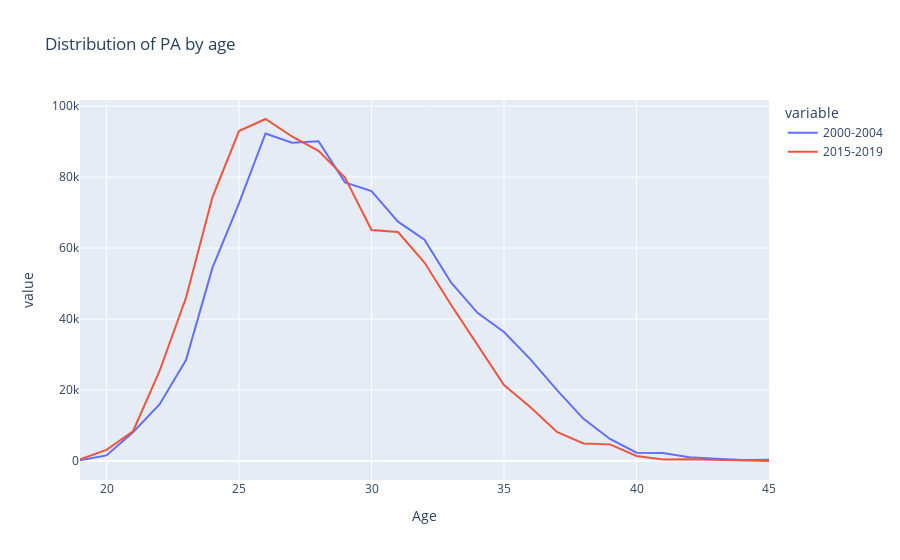
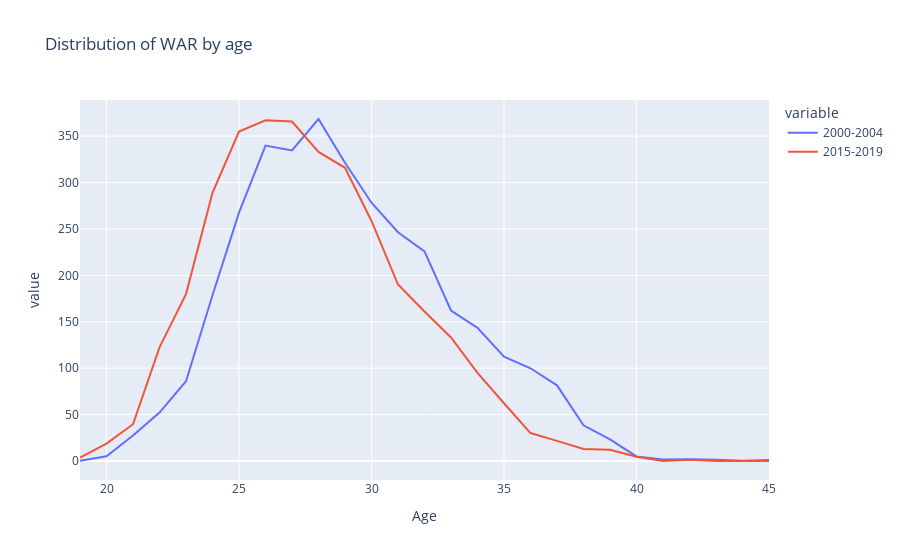

These figures' notebook cell, in order:
### Markdown cell above
OK, no surprises there: most of the playing time goes to players between 24-32, peaking around 26-27, with tails into the teens and forties.

Where it gets interesting is when we overlay age curves from two different eras, to see how things have changed.  Looking back at the mean age curves from last section, we can see that the aging trend peaked in the early 2000s (let's say 2000-04), so let's compare that to the most recent 5 years:

### Code cell
# Generate an age distribution curve over a specific range of years
def get_age_curve_from_years(data, stat, year_start, year_end):
    data_yrs = data[data['Season'].isin(range(year_start,year_end+1))]
    return get_age_curve(data_yrs, stat).rename(columns={stat:f'{year_start}-{year_end}'})

# Compare the distribution curves (for PA and WAR) from the early 2000s to the late 2010s
age_curves = {}
for stat in ['PA', 'WAR']:
    ranges = [(2000, 2004), (2015, 2019)]
    age_curves[stat] = [get_age_curve_from_years(batting, stat, yr_start, yr_end) for (yr_start, yr_end) in ranges]
    px.line(pd.concat(age_curves[stat], axis=1).fillna(0), title=f'Distribution of {stat} by age').show()

### Figure 1 — Plotly figure (JSON) as saved in the notebook; plotly's stock layout.template omitted (floating-point values rounded to 4 significant figures)
{"data": [{"hovertemplate": "variable=2000-2004<br>Age=%{x}<br>value=%{y}<extra></extra>", "legendgroup": "2000-2004", "line": {"color": "#636efa", "dash": "solid"}, "mode": "lines", "name": "2000-2004", "orientation": "v", "showlegend": true, "type": "scatter", "x": [19, 20, 21, 22, 23, 24, 25, 26, 27, 28, 29, 30, 31, 32, 33, 34, 35, 36, 37, 38, 39, 40, 41, 42, 43, 44, 45], "xaxis": "x", "y": [190, 1589, 8095, 15933, 28442, 54478, 72581, 92303, 89666, 90106, 78506, 76081, 67439, 62387, 50315, 41753, 36347, 28630, 19975, 11877, 6219, 2340, 2236, 1067, 616, 307, 362], "yaxis": "y"}, {"hovertemplate": "variable=2015-2019<br>Age=%{x}<br>value=%{y}<extra></extra>", "legendgroup": "2015-2019", "line": {"color": "#EF553B", "dash": "solid"}, "mode": "lines", "name": "2015-2019", "orientation": "v", "showlegend": true, "type": "scatter", "x": [19, 20, 21, 22, 23, 24, 25, 26, 27, 28, 29, 30, 31, 32, 33, 34, 35, 36, 37, 38, 39, 40, 41, 42, 43, 44, 45], "xaxis": "x", "y": [521, 3155, 8396, 25351, 45995, 74378, 92967, 96371, 91443, 87407, 79864, 65101, 64514, 55921, 44046, 32636, 21391, 15133, 8195, 4966, 4696, 1413, 439, 498, 280, 67, 10], "yaxis": "y"}], "layout": {"legend": {"title": {"text": "variable"}, "tracegroupgap": 0}, "title": {"text": "Distribution of PA by age"}, "xaxis": {"anchor": "y", "domain": [0, 1], "title": {"text": "Age"}}, "yaxis": {"anchor": "x", "domain": [0, 1], "title": {"text": "value"}}}}

### Figure 2 — Plotly figure (JSON) as saved in the notebook; plotly's stock layout.template omitted (floating-point values rounded to 4 significant figures)
{"data": [{"hovertemplate": "variable=2000-2004<br>Age=%{x}<br>value=%{y}<extra></extra>", "legendgroup": "2000-2004", "line": {"color": "#636efa", "dash": "solid"}, "mode": "lines", "name": "2000-2004", "orientation": "v", "showlegend": true, "type": "scatter", "x": [19, 20, 21, 22, 23, 24, 25, 26, 27, 28, 29, 30, 31, 32, 33, 34, 35, 36, 37, 38, 39, 40, 41, 42, 43, 44, 45], "xaxis": "x", "y": [0.2, 5.1, 27.4, 52.1, 85.9, 178.5, 267.6, 339.7, 334.5, 368.4, 321.3, 278.2, 246.4, 225.8, 162.1, 143.4, 112.5, 99.9, 81.5, 38.4, 23.3, 4.9, 1.7, 2, 1.3, 0.3, 1.2], "yaxis": "y"}, {"hovertemplate": "variable=2015-2019<br>Age=%{x}<br>value=%{y}<extra></extra>", "legendgroup": "2015-2019", "line": {"color": "#EF553B", "dash": "solid"}, "mode": "lines", "name": "2015-2019", "orientation": "v", "showlegend": true, "type": "scatter", "x": [19, 20, 21, 22, 23, 24, 25, 26, 27, 28, 29, 30, 31, 32, 33, 34, 35, 36, 37, 38, 39, 40, 41, 42, 43, 44, 45], "xaxis": "x", "y": [3.7, 18.8, 39.6, 122.4, 179.8, 288.9, 354.8, 367.1, 365.6, 333, 315.8, 258.6, 190.1, 161, 133.1, 94.9, 62.2, 30.1, 21.7, 12.9, 12.2, 4.5, 0, 1.3, 0, 0, 0], "yaxis": "y"}], "layout": {"legend": {"title": {"text": "variable"}, "tracegroupgap": 0}, "title": {"text": "Distribution of WAR by age"}, "xaxis": {"anchor": "y", "domain": [0, 1], "title": {"text": "Age"}}, "yaxis": {"anchor": "x", "domain": [0, 1], "title": {"text": "value"}}}}
